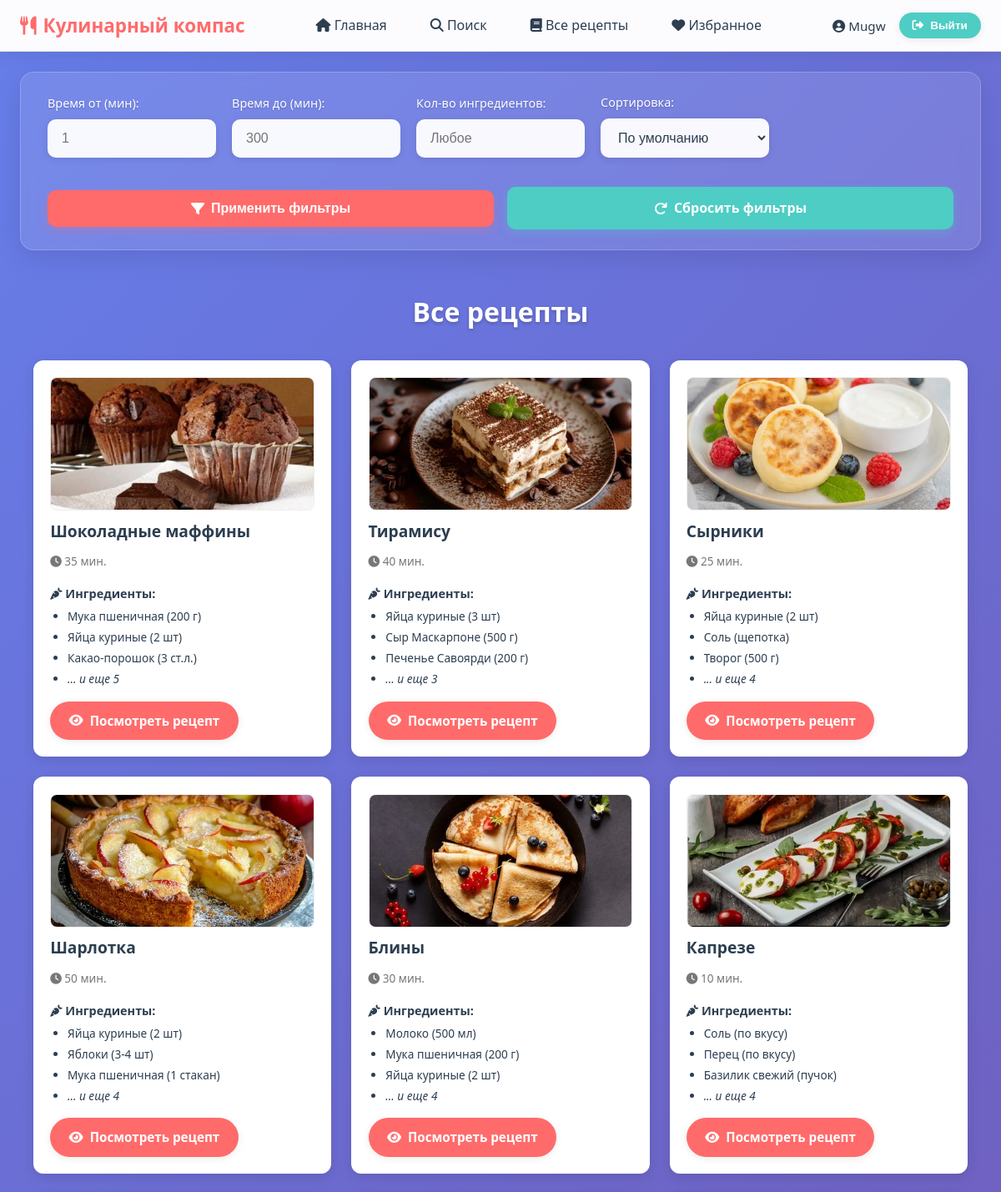
Page /recipes/ (signed in, upper part) on the committed database.
### recipes/models.py (models this page shows, shortened)
class Recipe(models.Model):
    title = models.CharField(max_length=200)
    ingredients = models.ManyToManyField(Ingredient)
    description = models.TextField()
    cooking_steps = models.TextField()
    cooking_time = models.PositiveIntegerField(help_text="В минутах")
    image = models.ImageField(upload_to='recipes/', blank=True, null=True)
    author = models.ForeignKey(User, on_delete=models.CASCADE)
    created_at = models.DateTimeField(auto_now_add=True)

class Ingredient(models.Model):
    name = models.CharField(max_length=100, unique=True)

### recipes/views.py (the view)
# urls.py: path('recipes/', views.all_recipes, name='all_recipes'),
def all_recipes(request):
    recipes = Recipe.objects.all()
    time_min = request.GET.get('time_min')
    time_max = request.GET.get('time_max')
    if time_min:
        recipes = recipes.filter(cooking_time__gte=int(time_min))
    if time_max:
        recipes = recipes.filter(cooking_time__lte=int(time_max))
    ingredients_count = request.GET.get('ingredients_count')
    if ingredients_count:
        recipes = recipes.annotate(num_ing=Count('ingredients')).filter(num_ing__gte=int(ingredients_count))
    order = request.GET.get('order')
    if order == 'asc':
        recipes = recipes.order_by('title')
    elif order == 'desc':
        recipes = recipes.order_by('-title')
    else:
        recipes = recipes.order_by('-created_at')
    return render(request, 'recipes/all_recipes.html', {'recipes': recipes})

### templates/recipes/all_recipes.html (shortened to what this page needs)
{% extends 'base.html' %}
{% load static %}
{% block extra_css %}
<link rel="stylesheet" href="{% static 'css/all_recipes.css' %}">
{% endblock %}
{% block content %}
<div class="filters-container">
    <form method="get" class="filters-form">
        <div class="filter-item">
            <label for="time_min">Время от (мин):</label>
            <input type="number" id="time_min" name="time_min"
                   value="{{ request.GET.time_min }}" min="1" max="300"
                   placeholder="1">
        </div>
        <div class="filter-item">
            <label for="time_max">Время до (мин):</label>
            <input type="number" id="time_max" name="time_max"
                   value="{{ request.GET.time_max }}" min="1" max="300"
                   placeholder="300">
        </div>
        <div class="filter-item">
            <label for="ingredients_count">Кол-во ингредиентов:</label>
            <input type="number" id="ingredients_count" name="ingredients_count"
                   value="{{ request.GET.ingredients_count }}" min="1" max="20"
                   placeholder="Любое">
        </div>
        <div class="filter-item">
            <label for="order">Сортировка:</label>
            <select id="order" name="order">
                <option value="">По умолчанию</option>
            </select>
        </div>
        <div class="filters-actions">
            <button type="submit" class="btn">
                <i class="fas fa-filter"></i> Применить фильтры
            </button>
            <a href="{% url 'all_recipes' %}" class="btn btn-reset">
                <i class="fas fa-redo"></i> Сбросить фильтры
            </a>
        </div>
    </form>
</div>
<div class="all-recipes-container">
    <h1>Все рецепты</h1>
    {% if recipes %}
        <div class="recipes-grid">
            {% for recipe in recipes %}
            <div class="recipe-card">
                {% if recipe.image %}
                    <img src="{{ recipe.image.url }}" alt="{{ recipe.title }}" class="recipe-image">
                {% else %}
                    <div class="recipe-image-placeholder">
                        <i class="fas fa-image"></i> Нет изображения
                    </div>
                {% endif %}
                <div class="recipe-content">
                    <h3 class="recipe-title">{{ recipe.title }}</h3>
                    <div class="recipe-meta">
                        <span class="cooking-time"><i class="fas fa-clock"></i> {{ recipe.cooking_time }} мин.</span>
                    </div>
                    <div class="recipe-ingredients">
                        <strong><i class="fas fa-carrot"></i> Ингредиенты:</strong>
                        <ul>
                            {% for ingredient in recipe.ingredients.all|slice:":3" %}
                                <li>{{ ingredient.name }}</li>
                            {% endfor %}
                            {% if recipe.ingredients.count > 3 %}
                                <li><i>... и еще {{ recipe.ingredients.count|add:"-3" }}</i></li>
                            {% endif %}
                        </ul>
                    </div>
                    <a href="{% url 'recipe_detail' recipe.id %}?from=all" class="btn">
                        <i class="fas fa-eye"></i> Посмотреть рецепт
                    </a>
                </div>
            </div>
            {% endfor %}
        </div>
    {% else %}
        <div class="no-recipes">
            <p><i class="fas fa-utensils"></i> Рецептов пока нет в базе данных.</p>
        </div>
    {% endif %}
</div>
{% endblock %}

### templates/base.html (shortened to what this page needs)
<!DOCTYPE html>
<html lang="ru">
<head>
    {% load static %}
    <link rel="stylesheet" href="{% static 'css/base.css' %}">
    <link rel="stylesheet" href="{% static 'css/auth.css' %}">
    <link rel="stylesheet" href="{% static 'css/forms.css' %}">
    <link rel="stylesheet" href="https://cdnjs.cloudflare.com/ajax/libs/font-awesome/6.4.0/css/all.min.css">
    {% block extra_css %}{% endblock %}
</head>
<body>
    <nav class="navbar">
        <div class="navbar-container">
            <a href="{% url 'home' %}" class="navbar-brand">
                <i class="fas fa-utensils"></i> Кулинарный компас
            </a>
            <ul class="navbar-nav">
                <li><a href="{% url 'home' %}"><i class="fas fa-home"></i> Главная</a></li>
                <li><a href="{% url 'recipe_search' %}"><i class="fas fa-search"></i> Поиск</a></li>
                <li><a href="{% url 'all_recipes' %}"><i class="fas fa-book"></i> Все рецепты</a></li>
                {% if user.is_authenticated %}
                    <li><a href="{% url 'favorite_recipes' %}"><i class="fas fa-heart"></i> Избранное</a></li>
                {% endif %}
            </ul>
            <div class="user-info">
                {% if user.is_authenticated %}
                    <span><i class="fas fa-user-circle"></i> {{ user.username }}</span>
                    <form method="post" action="{% url 'logout' %}">
                        <button type="submit" class="btn btn-secondary btn-small">
                            <i class="fas fa-sign-out-alt"></i> Выйти
                        </button>
                    </form>
                {% endif %}
            </div>
        </div>
    </nav>
    <div class="container">
        {% block content %}
        {% endblock %}
    </div>
</body>
</html>

### static/css/base.css (style rules this page uses)
:root { --primary-color: #ff6b6b; --primary-light: #ff8e8e; --secondary-color: #4ecdc4; --accent-color: #45b7d1; --text-dark: #2c3e50; --text-light: #7f8c8d; --bg-white: #ffffff; --bg-light: #f8f9fa; --shadow: 0 2px 10px rgba(0, 0, 0, 0.08); --shadow-hover: 0 4px 20px rgba(0, 0, 0, 0.12); --border-radius: 10px; --transition: all 0.2s ease; }
* { margin: 0; padding: 0; box-sizing: border-box; }
body { font-family: 'Segoe UI', Tahoma, Geneva, Verdana, sans-serif; line-height: 1.6; background: linear-gradient(135deg, #667eea 0%, #764ba2 100%); background-attachment: fixed; color: var(--text-dark); min-height: 100vh; overflow-x: hidden; }
.navbar { background: rgba(255, 255, 255, 0.98); backdrop-filter: blur(10px); border-bottom: 1px solid rgba(0, 0, 0, 0.1); padding: 0.8rem 1.5rem; position: sticky; top: 0; z-index: 1000; box-shadow: 0 2px 20px rgba(0, 0, 0, 0.1); }
.navbar-container { display: flex; justify-content: space-between; align-items: center; max-width: 1200px; margin: 0 auto; flex-wrap: wrap; }
.navbar-brand { font-size: 1.4rem; font-weight: 700; color: var(--primary-color); text-decoration: none; display: flex; align-items: center; gap: 0.5rem; white-space: nowrap; }
.navbar-nav { display: flex; list-style: none; gap: 1rem; margin: 0 1rem; }
.navbar-nav a { color: var(--text-dark); text-decoration: none; padding: 0.6rem 1rem; border-radius: 25px; transition: var(--transition); font-weight: 500; border: 2px solid transparent; white-space: nowrap; }
.user-info { display: flex; align-items: center; gap: 1rem; white-space: nowrap; }
.user-info span { color: var(--text-dark); font-weight: 500; font-size: 0.95rem; }
.user-info form { margin: 0; padding: 0; }
.container { max-width: 1200px; margin: 1.5rem auto; padding: 0 1.5rem; }
.btn { display: inline-flex; align-items: center; gap: 0.5rem; padding: 0.7rem 1.4rem; background: var(--primary-color); color: white; text-decoration: none; border-radius: 25px; border: none; cursor: pointer; transition: var(--transition); font-weight: 600; font-size: 0.95rem; box-shadow: var(--shadow); text-align: center; justify-content: center; white-space: nowrap; }
.btn-secondary { background: var(--secondary-color); }
.btn-small { padding: 0.5rem 1rem; font-size: 0.85rem; }

### templates/base.html (style rules this page uses)
html { scroll-behavior: smooth; }
.user-info .btn { display: inline-flex; align-items: center; }

### templates/recipes/all_recipes.html (style rules this page uses)
.filters-actions { display: flex; gap: 1rem; margin-top: 1rem; }

### rows in the picture
Recipe: image (picture), title "Шоколадные маффины", cooking_time "35", ingredients.count|add "5"
Ingredient: name "Мука пшеничная (200 г)"
Ingredient: name "Яйца куриные (2 шт)"
Ingredient: name "Какао-порошок (3 ст.л.)"
Recipe: image (picture), title "Тирамису", cooking_time "40", ingredients.count|add "3"
Ingredient: name "Яйца куриные (3 шт)"
Ingredient: name "Сыр Маскарпоне (500 г)"
Ingredient: name "Печенье Савоярди (200 г)"
Recipe: image (picture), title "Сырники", cooking_time "25", ingredients.count|add "4"
Ingredient: name "Соль (щепотка)"
Ingredient: name "Творог (500 г)"
Recipe: image (picture), title "Шарлотка", cooking_time "50", ingredients.count|add "4"
Ingredient: name "Яблоки (3-4 шт)"
Ingredient: name "Мука пшеничная (1 стакан)"
Recipe: image (picture), title "Блины", cooking_time "30", ingredients.count|add "4"
Ingredient: name "Молоко (500 мл)"
Recipe: image (picture), title "Капрезе", cooking_time "10", ingredients.count|add "4"
Ingredient: name "Соль (по вкусу)"
Ingredient: name "Перец (по вкусу)"
Ingredient: name "Базилик свежий (пучок)"

### other values in the picture
{{ user.username }} "Mugw"
